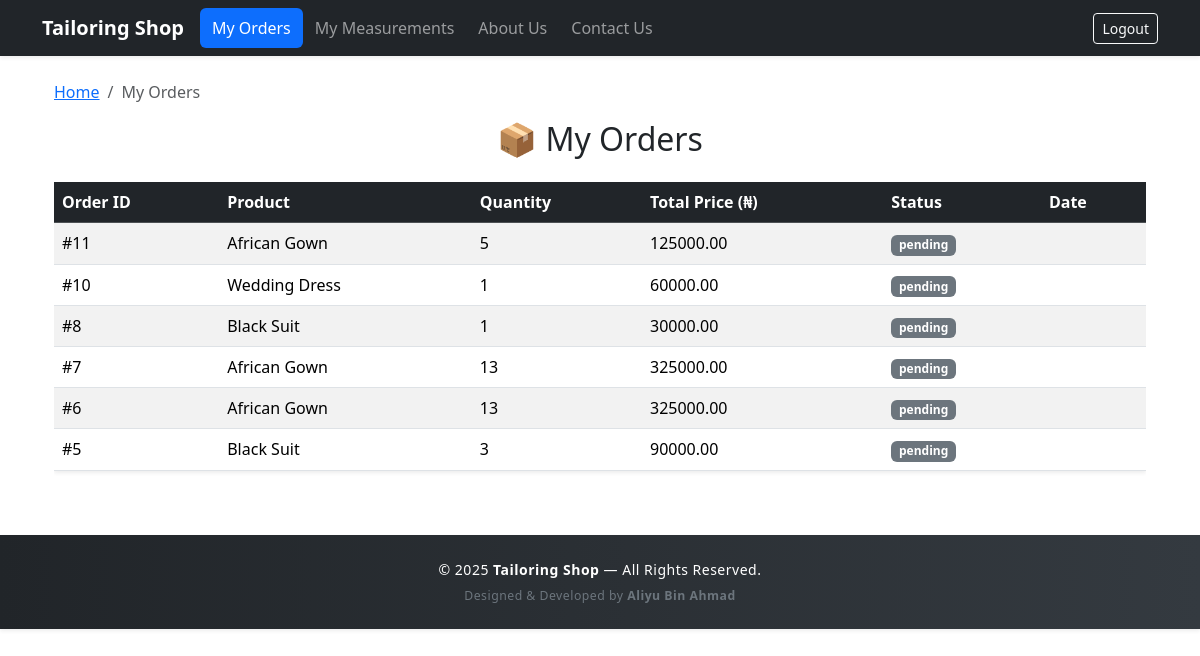
/my-orders/ (signed in), run on the app's committed database.
### main_app/models.py (models this page shows, shortened)
class Order(models.Model):
    STATUS_CHOICES = [
        ('pending', 'Pending'),
        ('completed', 'Completed'),
        ('cancelled', 'Cancelled'),
    ]
    user = models.ForeignKey(User, on_delete=models.CASCADE)
    product = models.ForeignKey(Product, on_delete=models.CASCADE)
    quantity = models.IntegerField(default=1)
    status = models.CharField(max_length=10, choices=STATUS_CHOICES, default='pending')
    order_date = models.DateTimeField(auto_now_add=True)

class Product(models.Model):
    name = models.CharField(max_length=100)
    description = models.TextField()
    price = models.DecimalField(max_digits=8, decimal_places=2)
    image = models.ImageField(upload_to='products/', null=True, blank=True)

### main_app/views.py (the view)
# urls.py: path('my-orders/', views.my_orders, name='my_orders'),
@login_required
def my_orders(request):
    orders = Order.objects.filter(user=request.user).order_by("-order_date")
    for order in orders:
        order.total_price = order.quantity * order.product.price
    return render(request, "my_orders.html", {"orders": orders})

### main_app/templates/my_orders.html (shortened to what this page needs)
{% extends 'base.html' %}
{% block content %}
<div class="container">
    <nav aria-label="breadcrumb">
        <ol class="breadcrumb">
            <li class="breadcrumb-item"><a href="{% url 'home' %}">Home</a></li>
            <li class="breadcrumb-item active" aria-current="page">My Orders</li>
        </ol>
    </nav>
    <h2 class="text-center mb-4">📦 My Orders</h2>
    {% if orders %}
        <div class="table-responsive">
            <table class="table table-striped table-hover shadow-sm">
                <thead class="table-dark">
                    <tr>
                        <th>Order ID</th>
                        <th>Product</th>
                        <th>Quantity</th>
                        <th>Total Price (₦)</th>
                        <th>Status</th>
                        <th>Date</th>
                    </tr>
                </thead>
                <tbody>
                    {% for order in orders %}
                        <tr>
                            <td>#{{ order.id }}</td>
                            <td>{{ order.product.name }}</td>
                            <td>{{ order.quantity }}</td>
                            <td>{{ order.total_price }}</td>
                            <td>
                                {% if order.status == "Pending" %}
                                    <span class="badge bg-warning text-dark">Pending</span>
                                {% elif order.status == "Completed" %}
                                    <span class="badge bg-success">Completed</span>
                                {% elif order.status == "Cancelled" %}
                                    <span class="badge bg-danger">Cancelled</span>
                                {% else %}
                                    <span class="badge bg-secondary">{{ order.status }}</span>
                                {% endif %}
                            </td>
                            <td>{{ order.date|date:"M d, Y H:i" }}</td>
                        </tr>
                    {% endfor %}
                </tbody>
            </table>
        </div>
    {% else %}
        <div class="alert alert-info text-center shadow-sm">
            You don’t have any orders yet. <a href="{% url 'home' %}" class="alert-link">Start shopping</a> 🛒
        </div>
    {% endif %}
</div>
{% endblock %}

### main_app/templates/base.html (shortened to what this page needs)
<!DOCTYPE html>
<html lang="en">
<head>
    {% load static %}
    <link href="https://cdn.jsdelivr.net/npm/bootstrap@5.3.3/dist/css/bootstrap.min.css" rel="stylesheet">
    <link rel="stylesheet" href="{% static 'css/styles.css' %}">
</head>
<body>
    <nav class="navbar navbar-expand-lg navbar-dark bg-dark shadow-sm">
        <div class="container">
            <a class="navbar-brand fw-bold" href="{% url 'home' %}">Tailoring Shop</a>
            <div class="collapse navbar-collapse" id="navbarNav">
                <ul class="navbar-nav me-auto">
                    <li class="nav-item">
                        <a class="nav-link {% if request.resolver_match.url_name == 'my_orders' %}active{% endif %}" href="{% url 'my_orders' %}">My Orders</a>
                    </li>
                    {% if user.is_authenticated %}
                        <li class="nav-item">
                            <a class="nav-link {% if request.resolver_match.url_name == 'my_measurements' %}active{% endif %}" href="{% url 'my_measurements' %}">My Measurements</a>
                        </li>
                    {% endif %}
                    <li class="nav-item">
                        <a class="nav-link {% if request.resolver_match.url_name == 'about' %}active{% endif %}" href="{% url 'about' %}">About Us</a>
                    </li>
                    <li class="nav-item">
                        <a class="nav-link {% if request.resolver_match.url_name == 'contact' %}active{% endif %}" href="{% url 'contact' %}">Contact Us</a>
                    </li>
                </ul>
                <div class="d-flex">
                    {% if user.is_authenticated %}
                        <a href="{% url 'logout' %}" class="btn btn-outline-light btn-sm">Logout</a>
                    {% else %}
                        <a href="{% url 'login' %}" class="btn btn-outline-light btn-sm me-2">Login</a>
                        <a href="{% url 'register' %}" class="btn btn-primary btn-sm">Register</a>
                    {% endif %}
                </div>
            </div>
        </div>
    </nav>
    <div class="container my-4">
        {% block content %}{% endblock %}
    </div>
    <footer class="bg-dark text-white text-center py-4 mt-5 shadow-sm">
        <p class="mb-1">&copy; 2025 <strong>Tailoring Shop</strong> — All Rights Reserved.</p>
        <small class="text-secondary">Designed & Developed by <strong>Aliyu Bin Ahmad</strong></small>
    </footer>
</body>
</html>

### main_app/templates/static/css/styles.css (style rules this page uses)
.navbar-dark .navbar-nav .nav-link { transition: all 0.3s ease-in-out; border-radius: 6px; padding-left: 12px; padding-right: 12px; }
.navbar-dark .navbar-nav .nav-link.active { background-color: #0d6efd; color: #fff !important; }
footer { background: linear-gradient(to right, #212529, #343a40); color: #ccc; font-size: 14px; letter-spacing: 0.5px; }
.btn { transition: all 0.3s ease-in-out; }

### data on the page
Order: id "11", product.name "African Gown", quantity "5", total_price "125000.00", status "pending"
Order: id "10", product.name "Wedding Dress", quantity "1", total_price "60000.00", status "pending"
Order: id "8", product.name "Black Suit", quantity "1", total_price "30000.00", status "pending"
Order: id "7", product.name "African Gown", quantity "13", total_price "325000.00", status "pending"
Order: id "6", product.name "African Gown", quantity "13", total_price "325000.00", status "pending"
Order: id "5", product.name "Black Suit", quantity "3", total_price "90000.00", status "pending"
